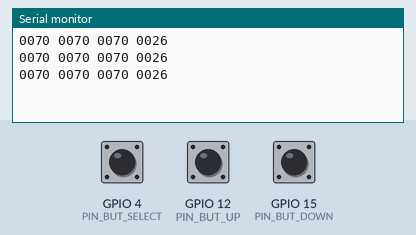
This sketch was run on a simulated ESP32. Shown: the last lines printed to the serial monitor. The inputs (shaded band) are chosen by the test bench; at power-on: GPIO 4 (PIN_BUT_SELECT) HIGH, GPIO 12 (PIN_BUT_UP) HIGH, GPIO 15 (PIN_BUT_DOWN) HIGH.

Above: at 1.2 s.
1.3 s: GPIO 4 (PIN_BUT_SELECT) pulled LOW for 0.15 s
3.0 s: GPIO 12 (PIN_BUT_UP) pulled LOW for 0.15 s
At 3.4 s:
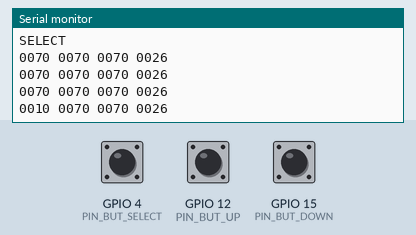
5.0 s: GPIO 15 (PIN_BUT_DOWN) pulled LOW for 0.15 s
At 5.4 s:
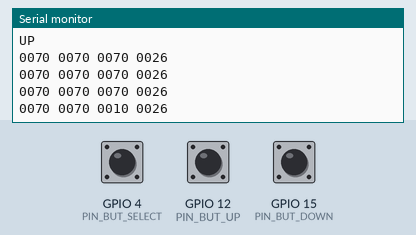
7.0 s: GPIO 4 (PIN_BUT_SELECT) pulled LOW for 1 s
At 7.4 s:
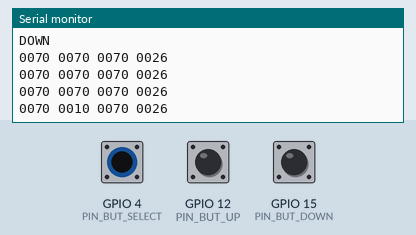

The sketch:

Test10_testKeyboard.ino
```cpp
#include "a_Constants.h"
#include "b_Buttons.h"

void setup() {
  Serial.begin(115200);
  startKeyboard();
}

void loop() {

  if(btnUpTouched) {
    Serial.println("UP");
    btnUpTouched=false;
  };

  if(btnSelectTouched) {
    Serial.println("SELECT");
    btnSelectTouched=false;
  }

  if(btnDownTouched) {
    Serial.println("DOWN");
    btnDownTouched=false;
  }

  volatile unsigned long tstart;
  tstart=micros();

  int b1 = touchRead(PIN_BUT_UP    );
  int b2 = touchRead(PIN_BUT_SELECT);
  int b3 = touchRead(PIN_BUT_DOWN  );

  volatile unsigned long tstop;
  tstop=micros();

  Serial.printf("%04d %04d %04d %04d\n", b1, b2, b3, tstop-tstart);
  delay(500);
}
```

a_Constants.h
```cpp
#pragma once

#include "time.h"
#include <map>
#include <string>

// Constants that define the keyboard
#define KEYBOARD_TIMER_ID  0      // Number of the keyboard timer (0..3)
#define KEY_THRESHOLD     45      // Level to trigger capacitive keyboard button
#define PIN_BUT_UP        12      // Capacitive pin for up button
#define PIN_BUT_SELECT     4      // Capacitive pin for select button
#define PIN_BUT_DOWN      15      // Capacitive pin for down button

#define CLR_BACKGROUND   0x0000   // 00, 00, 00 = black
#define CLR_BTN_UNSELECT 0xFFF9   // FF, FC, CD = light yellow
#define CLR_BTN_SELECT   0xFF88   // FF, F2, 47 = dark yellow

#define FONT_MENU_HEADER        "Noway_Medium24"
#define FONT_MENU               "Noway_Light24"
#define FONT_SUBMENU            "Noway_Light18"
#define FONT_DATE               "Noway_Light24"
#define FONT_TIME               "Noway_Medium24"
#define FONT_TEMP_MEASURED      "Noway_Medium60"
#define FONT_TEMP_MEASURED_DEG  "Noway_Light32"
#define FONT_TEMP_SETPOINT      "Noway_Medium32"
#define FONT_TEMP_SETPOINT_DEG  "Noway_Light18"
#define FONT_NORMAL             "Noway_Regular24"
#define FONT_MEDIUM             "Noway_Medium24"

enum dayType_t {dtWorkFromHome, dtWorkAtOffice, dtAway, dtWeekend, dtAuto};

std::string DAY_TYPES[] = { "Work from home", "Work from office", "All day away", "Weekend day", "Automatic" };

enum icon_t {iconNone, iconTempHigher, iconMenu, iconTempLower,
             iconHome, iconWork, iconWeekend, iconAway, iconAutomatic, iconExit,
             iconFewer, iconMore, iconSettings, iconHighTemperature, iconLowTemperature,
             iconClock, iconWeekschedule, iconToday, iconTomorrow, iconMultipleDays,
             iconMonday, iconTuesday, iconWednesday, iconThursday, iconFriday, iconSaturday,
             iconSunday, iconShowerOn, iconShowerOff, iconFlame0, iconFlame1, iconFlame2,
             iconFlame3, iconFlame4, iconFlame5, iconFlame6, iconFlame7, iconFlame8
            };

std::string ICONS[] = {"/iconNone.jpg", "/iconTempHigher.jpg", "/iconMenu.jpg",
                       "/iconTempLower.jpg", "/iconHome.jpg", "/iconWork.jpg", "/iconWeekend.jpg",
                       "/iconAway.jpg", "/iconAutomatic.jpg", "/iconExit.jpg", "/iconFewer.jpg",
                       "/iconMore.jpg", "/iconSettings.jpg", "/iconHighTemperature.jpg",
                       "/iconLowTemperature.jpg", "/iconClock.jpg", "/iconWeekschedule.jpg",
                       "/iconToday.jpg", "/iconTomorrow.jpg", "/iconMultipleDays.jpg", "/iconMonday.jpg",
                       "/iconTuesday.jpg", "/iconWednesday.jpg", "/iconThursday.jpg", "/iconFriday.jpg",
                       "/iconSaturday.jpg", "/iconSunday.jpg", "/iconShowerOn.jpg", "/iconShowerOff.jpg",
                       "/iconFlame0.jpg", "/iconFlame1.jpg", "/iconFlame2.jpg", "/iconFlame3.jpg",
                       "/iconFlame4.jpg", "/iconFlame5.jpg", "/iconFlame6.jpg", "/iconFlame7.jpg",
                       "/iconFlame8.jpg"
                      };

std::map<dayType_t, icon_t> DAYTYPE_TO_ICON = { {dtWorkFromHome, iconHome},
  {dtWorkAtOffice, iconWork}, {dtAway, iconAway}, {dtWeekend, iconWeekend}, {dtAuto, iconAutomatic} };

// List of available menus
enum Menus_t {mnHomeScreen, mnMain, mnOverruleDay, mnOverruleMultiple, mnOverruleMultiple2, mnSettings,
  mnTemperatureSettings, mnSetWeekSchedule, mnSetDaySchedule, mnSetHomeTimes, mnSetOfficeTimes, mnSetWeekendTimes
};

// List of commands that result from a menu press
enum Commands_t { cmMainMenu, cmOverruleTodayMenu, cmOverruleTomorrowMenu, cmOverruleMultipleMenu, cmSettingsMenu,
  cmHomeScreen, cmOverruleDayReturn, cmMultipleIncDays, cmMultipleDecDays, cmOverruleMultiple2Menu, cmOverruleMultipleAutomatic,
  cmOverruleMultipleReturn, cmTemperatureMenu, cmWeekScheduleMenu, cmWorkFromHomeTimesMenu, cmWorkFromOfficeTimesMenu,
  cmWeekendTimesMenu, cmHighTempInc, cmHighTempDec, cmLowTempInc, cmLowTempDec, cmOverruleDaySettingMenu,
  cmOverruleDayScheduleHome, cmOverruleDayScheduleOffice, cmOverruleDayScheduleAway, cmOverruleDayScheduleWeekend,
  cmHomeWakeUpInc, cmHomeWakeUpDec, cmHomeSleepInc, cmHomeSleepDec, cmOfficeWakeUpInc, cmOfficeWakeUpDec, cmOfficeLeaveInc,
  cmOfficeLeaveDec, cmOfficeComeHomeInc, cmOfficeComeHomeDec, cmOfficeSleepInc, cmOfficeSleepDec, cmWeekendWakeUpInc,
  cmWeekendWakeUpDec, cmWeekendSleepInc, cmWeekendSleepDec
};

// List of contexts
enum Context_t { cxNone, cxToday, cxTomorrow, cxMonday, cxTuesday, cxWednesday, cxThursday, cxFriday, cxSaturday, cxSunday };

class timeValue_t {
  public:
    // Constructors
    timeValue_t() { minutesSinceMidnight = 0; };
    timeValue_t(int hour, int minute) { minutesSinceMidnight=60*hour+minute; };
    timeValue_t(const time_t& source) {
      struct tm * otherTime;
      otherTime = localtime(&source);
      minutesSinceMidnight=60*otherTime->tm_hour+otherTime->tm_min;
    };

    int minutesSinceMidnight;

    timeValue_t& operator+=(const timeValue_t& other){ minutesSinceMidnight+=other.minutesSinceMidnight; return *this; };
    timeValue_t& operator-=(const timeValue_t& other){ minutesSinceMidnight-=other.minutesSinceMidnight; return *this; };

    bool operator> (const time_t&      other);
    bool operator> (const timeValue_t& other) const { return minutesSinceMidnight >  other.minutesSinceMidnight; }
    bool operator< (const timeValue_t& other) const { return minutesSinceMidnight <  other.minutesSinceMidnight; }
    bool operator>=(const timeValue_t& other) const { return minutesSinceMidnight >= other.minutesSinceMidnight; }
    bool operator<=(const timeValue_t& other) const { return minutesSinceMidnight <= other.minutesSinceMidnight; }

    std::string str() {
      char res[16];
      int hour   = minutesSinceMidnight / 60;
      int minute = minutesSinceMidnight % 60;
      snprintf(res, 16, "%d:%02d", hour, minute);
      return std::string(res);
    };
};

timeValue_t operator+(timeValue_t lhs, const timeValue_t & rhs) { lhs += rhs;  return lhs; };
timeValue_t operator-(timeValue_t lhs, const timeValue_t & rhs) { lhs -= rhs;  return lhs; };

class Data {
  public:
    Data() { setIcons(); };

    // Settings with permanent character (to be saved in JSON)
    bool overrideTempNow = false;
    float overrideTemp = 21.0;

    dayType_t overrideToday     = dtAuto;
    dayType_t overrideTomorrow  = dtAuto;
    dayType_t overrideMultiple  = dtAuto;
    int overrideMultipleCount   = 3;

    //                           Sunday     Monday          Tuesday         Wednesday       Thursday        Friday          Saturday
    dayType_t regularWeek[7] = { dtWeekend, dtWorkAtOffice, dtWorkAtOffice, dtWorkAtOffice, dtWorkAtOffice, dtWorkAtOffice, dtWeekend }; // Sunday is day 0

    timeValue_t workFromHomeWakeUp = {  7, 00 };
    timeValue_t workFromHomeSleep  = { 22, 00 };

    timeValue_t workAtOfficeWakeUp = {  7, 00 };
    timeValue_t workAtOfficeGoOut  = {  8, 00 };
    timeValue_t workAtOfficeComeIn = { 17, 00 };
    timeValue_t workAtOfficeSleep  = { 22, 00 };

    timeValue_t weekendWakeUp      = {  9, 00 };
    timeValue_t weekendSleep       = { 23, 00 };

    float highTemp = 21.0;
    float lowTemp  = 10.0;

    // Settings which are derived from other data
    time_t now;
    float measuredTemperature = 21.4;
    float setpointTemperature = 21.0;
    bool showerRunning = true;
    float boilerPower = 0.25;
    enum icon_t icons[7] = { iconHome, iconWork, iconWeekend, iconWeekend, iconAway, iconAway, iconAway };

    void setIcons();
  private:

};

void Data::setIcons() {
  struct tm * lctm = localtime(&now);
  Serial.printf ( "The current date/time is: %s\n", asctime (lctm) );
  uint8_t dayOfWeek = lctm->tm_wday;
  dayType_t daytype;

  // By default, set the icons according to the weekly schedule
  for(int i=0; i<7; i++) {
    daytype=regularWeek[dayOfWeek];  // 0=Sunday
    icons[i]=DAYTYPE_TO_ICON[daytype];
    dayOfWeek++;
    if(dayOfWeek>6) dayOfWeek=0;
  };

  // Override multiple days if needed
  if(overrideMultiple!=dtAuto) {
    for(int i=0; i<overrideMultipleCount; i++) {
      if(i<7) icons[i]=DAYTYPE_TO_ICON[overrideMultiple];
    };
  };

  // Override today if needed
  if(overrideToday!=dtAuto) {
    icons[0]=DAYTYPE_TO_ICON[overrideToday];
  }

  // Override tomorrow if needed
  if(overrideTomorrow!=dtAuto) {
    icons[1]=DAYTYPE_TO_ICON[overrideTomorrow];
  }

};
```

b_Buttons.h
```cpp
#pragma once

hw_timer_t * keyboardTimer = NULL; // Polls capacitive keys @~30Hz

bool btnUpTouched     = false;
bool btnSelectTouched = false;
bool btnDownTouched   = false;

void IRAM_ATTR onKeyboardTimer(){
  static volatile uint32_t keyUpCounter     = 0;
  static volatile uint32_t keySelectCounter = 0;
  static volatile uint32_t keyDownCounter   = 0;

  if (touchRead(PIN_BUT_UP    )<KEY_THRESHOLD) keyUpCounter++;     else keyUpCounter     = 0;
  if (touchRead(PIN_BUT_SELECT)<KEY_THRESHOLD) keySelectCounter++; else keySelectCounter = 0;
  if (touchRead(PIN_BUT_DOWN  )<KEY_THRESHOLD) keyDownCounter++;   else keyDownCounter   = 0;

  if(keyUpCounter     == 3) { btnUpTouched     = true; }
  if(keySelectCounter == 3) { btnSelectTouched = true; }
  if(keyDownCounter   == 3) { btnDownTouched   = true; }
}; // onKeyboardTimer

void startKeyboard() {
  keyboardTimer = timerBegin(KEYBOARD_TIMER_ID, 80, true);
  timerAttachInterrupt(keyboardTimer, &onKeyboardTimer, true);
  timerAlarmWrite(keyboardTimer, 33000, true); // About 30 Hz
  timerAlarmEnable(keyboardTimer);
}
```

Measured:
- after the input at 3.0 s, the serial monitor: prints a new line at once (image 1)
- after the input at 5.0 s, the serial monitor: prints a new line at once (image 2)
- after the input at 7.0 s, the serial monitor: prints a new line at once (image 3)
